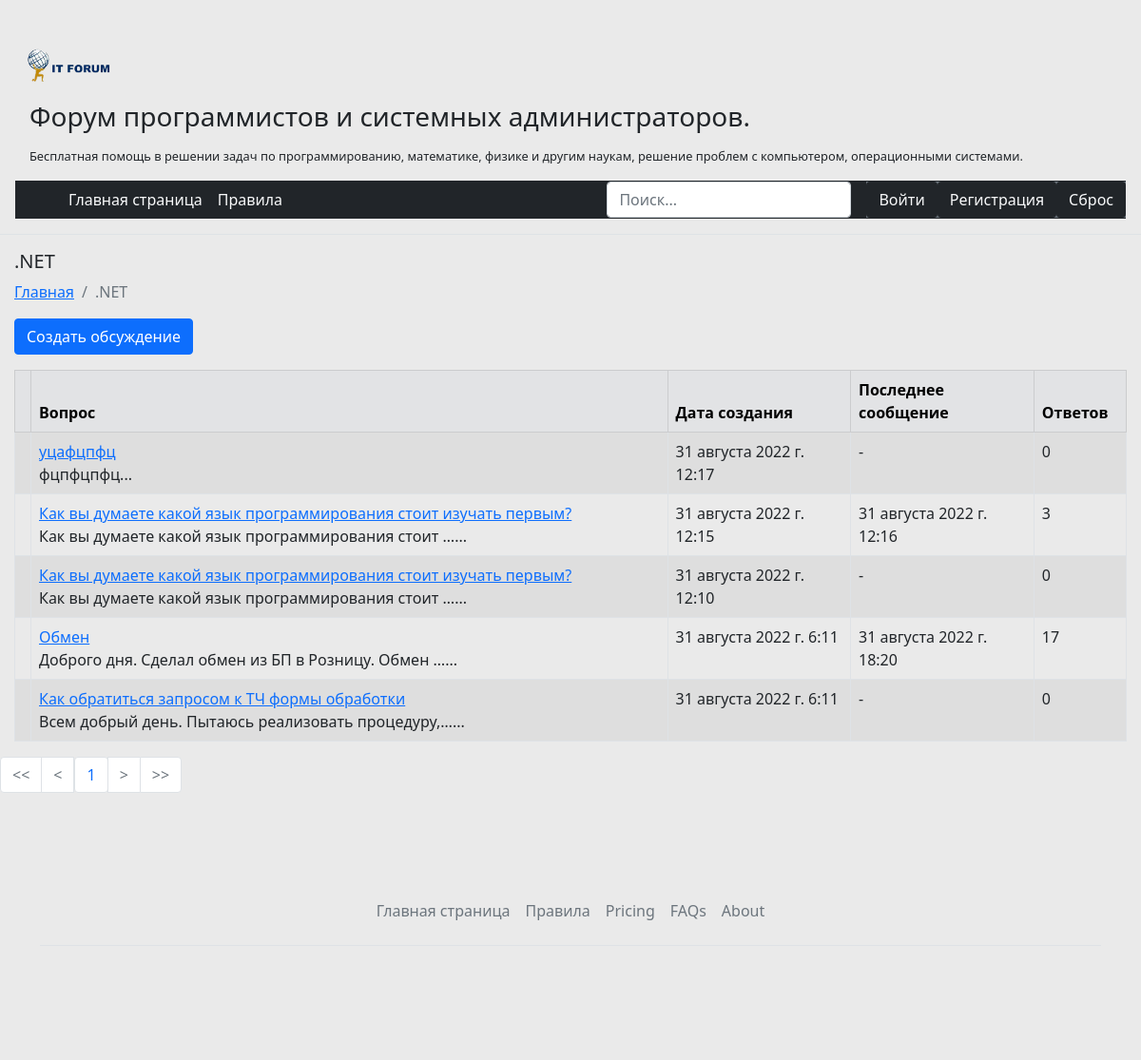
Before: /category/2 with the older database file.
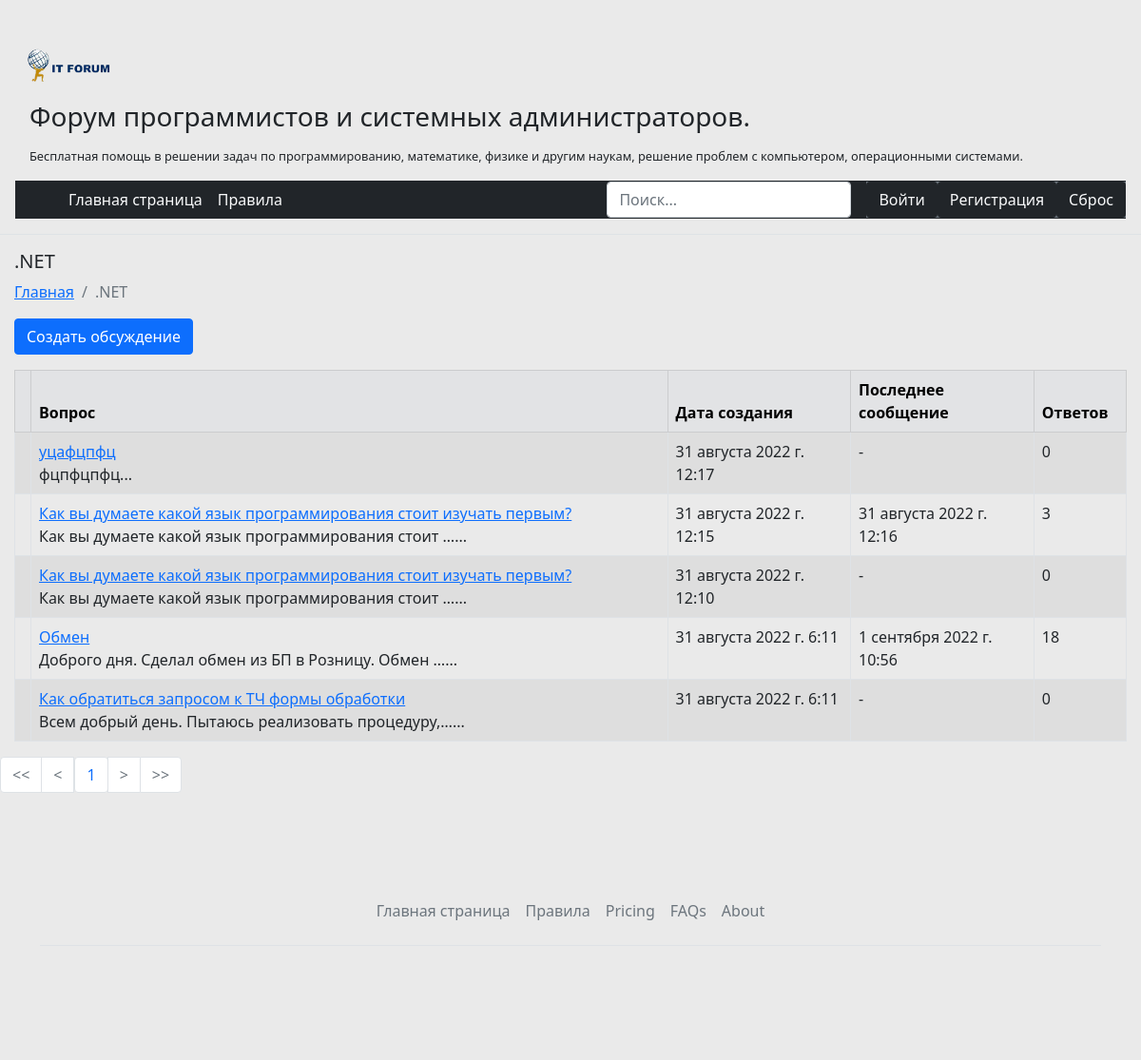
After: the same page with the newer database file.
### forumBase/models.py (models this page shows, shortened)
class Topic(models.Model):
    id = models.UUIDField(primary_key=True, default=uuid.uuid4, editable=False)
    choice = [
        ('Открыта', 1),
        ('Закрыта', 2),
        ('Решена', 3),
    ]
    name = models.CharField(max_length=200, verbose_name='Тема', null=False, default='Без темы')
    CategoryId = models.ForeignKey(Category, on_delete=models.CASCADE, related_name='topics', null=False,
                                   verbose_name='Категория')
    Creator = models.ForeignKey(CustomUser, on_delete=models.CASCADE, related_name='user_topics', null=False,
                                verbose_name='Создатель')
    DateOfCreation = models.DateTimeField(auto_now_add=True, verbose_name='Дата создания')
    Description = models.TextField(verbose_name='Описание', null=True)
    status = models.CharField(max_length=20, choices=choice, null=False, default=1)
    AveregeRaiting = models.DecimalField(max_digits=3, decimal_places=2, verbose_name='Средний рейтинг', default=0)
    class Meta:
        ordering = ['DateOfCreation']

### forumBase/views.py (the view)
# urls.py: path('category/<int:pk>', Topics.as_view(), name='category'),
class Topics(ListView):
    model = Topic
    template_name = 'pages/category.html'
    context_object_name = 'topicss'
    paginate_by = 12
    def get_queryset(self):
        Result = Topic.objects.filter(CategoryId=self.kwargs['pk']).annotate(
            lastmessage=Max('messagees__DateOfComment')).order_by('-DateOfCreation')
        if Result.count() == 0:
            return 'Error'
        return Result
    def get_context_data(self, *, object_list=None, **kwargs):
        context = super(Topics, self).get_context_data(**kwargs)
        if not isinstance(context['topicss'], str):
            context['category'] = context['topicss'][0].CategoryId
        else:
            context['category'] = Category.objects.get(pk=self.kwargs['pk'])
        return context

### forumBase/models.py (called while the page is built)
    def __str__(self):
        return f'{self.name}'

### templates/pages/category.html (shortened to what this page needs)
{% extends 'pages/_base.html' %}
{% block content %}
<h5 class="headerss">{{category}}</h5>
<nav class='headerss' aria-label="breadcrumb">
  <ol class="breadcrumb">
    <li class="breadcrumb-item"><a href="{% url 'home' %}">Главная</a></li>
    <li class="breadcrumb-item active" aria-current="page" href="{% url 'category' category.id %}">{{category}}</li>
  </ol>
</nav>
<a class='btn btn-primary  headerss' href="{% url 'createtopic' category.id %}">Создать обсуждение</a>
{% if topicss == 'Error' %}
<h4 class ="headerss">В данной категории еще нет вопросов.</h4>
{% else %}
<div class="row">
    <div class="col">
        <div class="table-responsive headerss">
            <table class="table table-hover table-striped table-bordered">
                <thead class="table-secondary">
                <tr>
                    <th scope="col"></th>
                    <th scope="col">Вопрос</th>
                    <th scope="col">Дата создания</th>
                    <th scope="col">Последнее сообщение</th>
                    <th scope="col">Ответов</th>
                </tr>
                </thead>
                <tbody class="table-striped">
                {% for topic in topicss %}
                  <tr>
                    <th class="col">
                      </th>
                    <td class="col-7"><a href="{% url 'topic' category.id topic.pk %}">{{topic.name}}</a><br/>{{topic.Description|truncatechars:50}}...</td>
                    <td class="col-2">{{topic.DateOfCreation}}</td>
                    {% if topic.lastmessage != None %}
                    <td class="col-2">{{topic.lastmessage}}</td>
                    {% else %}
                    <td class ="col-2">-</td>
                    {% endif %}
                    <td class="col-2">{{topic.messagees.count}}</td>
                </tr>
                     {% endfor %}
                    {% endif %}
                </tbody>
            </table>
        </div>
    </div>
</div>
<div class="pagination">
    <ul class="pagination justify-content-center">
        {% if page_obj.number == 1 %}
        <li class="page-item disabled"><a class = 'page-link' href="?page=1"><<</a></li>
        {% else %}
        <li class="page-item"><a class = 'page-link' href="?page=1"><<</a></li>
        {% endif %}
        {% if page_obj.has_previous %}
            <li class="page-item"><a class = 'page-link' href="?page={{ page_obj.previous_page_number}}"><</a></li>
        {% else %}
            <li class="page-item disabled">
                <a class="page-link" href="#" tabindex="-1"><</a>
          </li>
        {% endif %}
        <span class="current">
             <li class="page-item"><a class="page-link">{{page_obj.number }}</a></li>
        </span>
        {% if page_obj.has_next %}
        <li class="page-item"> <a class = 'page-link' href="?page={{ page_obj.next_page_number }}"> > </a></li>
        {% else %}
           <li class="page-item disabled">
                <a class="page-link" href="#" tabindex="-1">>  </a>
          </li>
        {% endif %}
        {% if page_obj.paginator.num_pages != page_obj.number %}
            <li class="page-item"><a class = 'page-link' href="?page={{page_obj.paginator.num_pages}}">>></a></li>
        {% else %}
             <li class="page-item disabled"><a class = 'page-link' href="?page={{page_obj.paginator.num_pages}}">>></a></li>
        {% endif %}
    </ul>
</div>
{% endblock content %}

Changed rows visible on the page:
changed Topic "Обмен": lastmessage "31 августа 2022 г. 18:20" → "1 сентября 2022 г. 10:56"; messagees.count "17" → "18"
